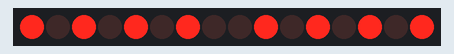
A sketch run on a simulated Arduino Uno, built with avr-gcc and run on an emulated ATmega328P. Shown: 16 shift-register outputs drawn as a row of LEDs (first output left, lit = HIGH). Wiring (inferred from the names in the program): 2 × shift register (74HC595): data pin 2; shift clock pin 4; latch pin 3. Wiring (inferred from the signals the program sends): row of LEDs: on Q0, Q1, Q2, Q3, Q4, Q5, Q6, Q7, Q8, Q9, Q10, Q11, Q12, Q13, Q14, Q15.

Above: at 0.2 s.
At 1.7 s:
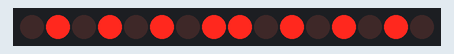
Timing chart, 0 to 3.0 s (numbered marks = the images above):
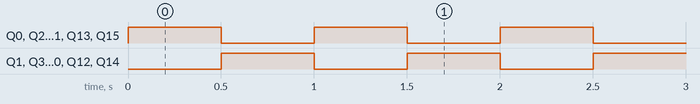

The sketch:

ShiftRegister.ino
```cpp
#define SER		(2)
#define RCLK	(3)
#define SRCLK	(4)
#define NSR (2)

void setup() {
  pinMode( SER,  OUTPUT );
  pinMode( RCLK, OUTPUT );
  pinMode( SRCLK, OUTPUT );
}
void initShiftRegister(){
  digitalWrite(RCLK, LOW);
  for(int i = 0; i < NSR * 8;i++){
    digitalWrite(SER, LOW);

		digitalWrite(SRCLK, HIGH);
	  digitalWrite(SRCLK, LOW);
  }
  digitalWrite(RCLK, HIGH);
}
//RCLK 確定
//SER データを送ってシフト
//SRCLK
void SetLED(int array[][8], int Rows){
  digitalWrite(RCLK, LOW);
  for(int Row = 0; Row < Rows; Row++){
    for(int Column = 0; Column < 8; Column++){
      if(array[Row][Column] == 1){
        digitalWrite(SER, HIGH);
		    digitalWrite(SRCLK, HIGH);
	      digitalWrite(SRCLK, LOW);
      }
      else {
        digitalWrite(SER, LOW);
		    digitalWrite(SRCLK, HIGH);
	      digitalWrite(SRCLK, LOW);
      }
    }
  }
  digitalWrite(RCLK, HIGH);
}

void loop() {
  initShiftRegister();
  int LEDPattern1[2][8] = {{1,0,1,0,1,0,1,0},{0,1,0,1,0,1,0,1}};
  int LEDPattern2[2][8] = {{0,1,0,1,0,1,0,1},{1,0,1,0,1,0,1,0}};
  for(;;){
    SetLED(LEDPattern1, 2);
    delay(500);
    SetLED(LEDPattern2, 2);
    delay(500);
  }
}
```

Measured:
- by itself, Q0–15: alternates HIGH for 0.50 s and LOW for 0.50 s
